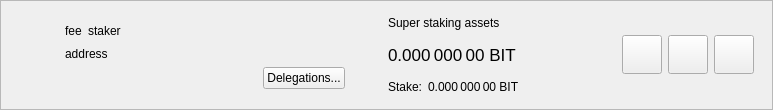
<?xml version="1.0" encoding="UTF-8"?>
<ui version="4.0">
 <class>SuperStakerItemWidget</class>
 <widget class="QWidget" name="SuperStakerItemWidget">
  <property name="geometry">
   <rect>
    <x>0</x>
    <y>0</y>
    <width>773</width>
    <height>110</height>
   </rect>
  </property>
  <property name="sizePolicy">
   <sizepolicy hsizetype="Preferred" vsizetype="Maximum">
    <horstretch>0</horstretch>
    <verstretch>0</verstretch>
   </sizepolicy>
  </property>
  <property name="windowTitle">
   <string>Form</string>
  </property>
  <layout class="QVBoxLayout" name="verticalLayout_2">
   <property name="spacing">
    <number>0</number>
   </property>
   <property name="leftMargin">
    <number>0</number>
   </property>
   <property name="topMargin">
    <number>0</number>
   </property>
   <property name="rightMargin">
    <number>0</number>
   </property>
   <property name="bottomMargin">
    <number>0</number>
   </property>
   <item>
    <widget class="QFrame" name="superStakerItemFrame">
     <property name="frameShape">
      <enum>QFrame::StyledPanel</enum>
     </property>
     <property name="frameShadow">
      <enum>QFrame::Raised</enum>
     </property>
     <layout class="QHBoxLayout" name="horizontalLayout">
      <property name="topMargin">
       <number>0</number>
      </property>
      <property name="bottomMargin">
       <number>0</number>
      </property>
      <item>
       <widget class="QLabel" name="superStakerLogo">
        <property name="sizePolicy">
         <sizepolicy hsizetype="Fixed" vsizetype="Fixed">
          <horstretch>0</horstretch>
          <verstretch>0</verstretch>
         </sizepolicy>
        </property>
        <property name="minimumSize">
         <size>
          <width>40</width>
          <height>40</height>
         </size>
        </property>
        <property name="alignment">
         <set>Qt::AlignCenter</set>
        </property>
       </widget>
      </item>
      <item>
       <widget class="QStackedWidget" name="stackedWidget">
        <property name="currentIndex">
         <number>0</number>
        </property>
        <widget class="QWidget" name="page">
         <layout class="QHBoxLayout" name="horizontalLayout_4">
          <item>
           <layout class="QHBoxLayout" name="horizontalLayout_3">
            <item>
             <layout class="QVBoxLayout" name="verticalLayout">
              <property name="rightMargin">
               <number>15</number>
              </property>
              <item>
               <spacer name="verticalSpacer_2">
                <property name="orientation">
                 <enum>Qt::Vertical</enum>
                </property>
                <property name="sizeHint" stdset="0">
                 <size>
                  <width>20</width>
                  <height>0</height>
                 </size>
                </property>
               </spacer>
              </item>
              <item alignment="Qt::AlignLeft">
               <widget class="QWidget" name="widgetSuperStaker" native="true">
                <property name="minimumSize">
                 <size>
                  <width>280</width>
                  <height>0</height>
                 </size>
                </property>
                <layout class="QHBoxLayout" name="horizontalLayout_2" stretch="0,0,1">
                 <property name="leftMargin">
                  <number>0</number>
                 </property>
                 <property name="topMargin">
                  <number>0</number>
                 </property>
                 <property name="rightMargin">
                  <number>0</number>
                 </property>
                 <property name="bottomMargin">
                  <number>0</number>
                 </property>
                 <item alignment="Qt::AlignLeft">
                  <widget class="QLabel" name="labelFee">
                   <property name="text">
                    <string>fee</string>
                   </property>
                   <property name="textInteractionFlags">
                    <set>Qt::LinksAccessibleByMouse|Qt::TextSelectableByMouse</set>
                   </property>
                  </widget>
                 </item>
                 <item alignment="Qt::AlignLeft">
                  <widget class="QLabel" name="labelStaker">
                   <property name="text">
                    <string>staker</string>
                   </property>
                   <property name="textInteractionFlags">
                    <set>Qt::LinksAccessibleByMouse|Qt::TextSelectableByMouse</set>
                   </property>
                  </widget>
                 </item>
                 <item>
                  <spacer name="horizontalSpacer">
                   <property name="orientation">
                    <enum>Qt::Horizontal</enum>
                   </property>
                   <property name="sizeType">
                    <enum>QSizePolicy::Minimum</enum>
                   </property>
                   <property name="sizeHint" stdset="0">
                    <size>
                     <width>0</width>
                     <height>20</height>
                    </size>
                   </property>
                  </spacer>
                 </item>
                </layout>
               </widget>
              </item>
              <item>
               <widget class="QLabel" name="labelAddress">
                <property name="text">
                 <string>address</string>
                </property>
                <property name="textInteractionFlags">
                 <set>Qt::LinksAccessibleByMouse|Qt::TextSelectableByMouse</set>
                </property>
               </widget>
              </item>
              <item alignment="Qt::AlignRight">
               <widget class="QPushButton" name="buttonDelegations">
                <property name="text">
                 <string>Delegations...</string>
                </property>
               </widget>
              </item>
              <item>
               <spacer name="verticalSpacer">
                <property name="orientation">
                 <enum>Qt::Vertical</enum>
                </property>
                <property name="sizeHint" stdset="0">
                 <size>
                  <width>20</width>
                  <height>0</height>
                 </size>
                </property>
               </spacer>
              </item>
             </layout>
            </item>
            <item>
             <widget class="QWidget" name="vLineAssets" native="true">
              <property name="sizePolicy">
               <sizepolicy hsizetype="Preferred" vsizetype="Preferred">
                <horstretch>0</horstretch>
                <verstretch>0</verstretch>
               </sizepolicy>
              </property>
              <property name="minimumSize">
               <size>
                <width>1</width>
                <height>0</height>
               </size>
              </property>
             </widget>
            </item>
            <item>
             <widget class="QWidget" name="widgetStakingAssets" native="true">
              <property name="sizePolicy">
               <sizepolicy hsizetype="Minimum" vsizetype="Preferred">
                <horstretch>0</horstretch>
                <verstretch>0</verstretch>
               </sizepolicy>
              </property>
              <layout class="QVBoxLayout" name="verticalLayout_3">
               <property name="leftMargin">
                <number>15</number>
               </property>
               <property name="topMargin">
                <number>0</number>
               </property>
               <property name="rightMargin">
                <number>15</number>
               </property>
               <property name="bottomMargin">
                <number>0</number>
               </property>
               <item>
                <widget class="QLabel" name="labelAssetsText">
                 <property name="text">
                  <string>Super staking assets</string>
                 </property>
                 <property name="alignment">
                  <set>Qt::AlignLeading|Qt::AlignLeft|Qt::AlignVCenter</set>
                 </property>
                </widget>
               </item>
               <item>
                <widget class="QLabel" name="labelAssets">
                 <property name="font">
                  <font>
                   <pointsize>13</pointsize>
                  </font>
                 </property>
                 <property name="cursor">
                  <cursorShape>IBeamCursor</cursorShape>
                 </property>
                 <property name="toolTip">
                  <string>Your current spendable balance</string>
                 </property>
                 <property name="text">
                  <string notr="true">0.000 000 00 BIT</string>
                 </property>
                 <property name="alignment">
                  <set>Qt::AlignLeading|Qt::AlignLeft|Qt::AlignVCenter</set>
                 </property>
                 <property name="textInteractionFlags">
                  <set>Qt::LinksAccessibleByMouse|Qt::TextSelectableByMouse</set>
                 </property>
                </widget>
               </item>
               <item>
                <layout class="QHBoxLayout" name="horizontalLayout_6">
                 <property name="spacing">
                  <number>6</number>
                 </property>
                 <item>
                  <widget class="QLabel" name="labelStakeText">
                   <property name="sizePolicy">
                    <sizepolicy hsizetype="Maximum" vsizetype="Preferred">
                     <horstretch>0</horstretch>
                     <verstretch>0</verstretch>
                    </sizepolicy>
                   </property>
                   <property name="text">
                    <string>Stake:</string>
                   </property>
                   <property name="alignment">
                    <set>Qt::AlignLeading|Qt::AlignLeft|Qt::AlignVCenter</set>
                   </property>
                  </widget>
                 </item>
                 <item>
                  <widget class="QLabel" name="labelStake">
                   <property name="text">
                    <string>0.000 000 00 BIT</string>
                   </property>
                   <property name="alignment">
                    <set>Qt::AlignLeading|Qt::AlignLeft|Qt::AlignVCenter</set>
                   </property>
                   <property name="textInteractionFlags">
                    <set>Qt::LinksAccessibleByMouse|Qt::TextSelectableByMouse</set>
                   </property>
                  </widget>
                 </item>
                 <item>
                  <spacer name="horizontalSpacer_4">
                   <property name="orientation">
                    <enum>Qt::Horizontal</enum>
                   </property>
                   <property name="sizeType">
                    <enum>QSizePolicy::Minimum</enum>
                   </property>
                   <property name="sizeHint" stdset="0">
                    <size>
                     <width>0</width>
                     <height>0</height>
                    </size>
                   </property>
                  </spacer>
                 </item>
                </layout>
               </item>
              </layout>
             </widget>
            </item>
            <item>
             <spacer name="horizontalSpacer_2">
              <property name="orientation">
               <enum>Qt::Horizontal</enum>
              </property>
              <property name="sizeHint" stdset="0">
               <size>
                <width>0</width>
                <height>20</height>
               </size>
              </property>
             </spacer>
            </item>
            <item>
             <widget class="QToolButton" name="buttonConfig">
              <property name="text">
               <string/>
              </property>
              <property name="iconSize">
               <size>
                <width>32</width>
                <height>32</height>
               </size>
              </property>
             </widget>
            </item>
            <item>
             <widget class="QToolButton" name="buttonSplit">
              <property name="text">
               <string/>
              </property>
              <property name="iconSize">
               <size>
                <width>32</width>
                <height>32</height>
               </size>
              </property>
             </widget>
            </item>
            <item>
             <widget class="QToolButton" name="buttonRemove">
              <property name="text">
               <string/>
              </property>
              <property name="iconSize">
               <size>
                <width>32</width>
                <height>32</height>
               </size>
              </property>
             </widget>
            </item>
           </layout>
          </item>
         </layout>
        </widget>
        <widget class="QWidget" name="page_2">
         <layout class="QHBoxLayout" name="horizontalLayout_5">
          <item>
           <widget class="QLabel" name="labelNewSuperStaker">
            <property name="text">
             <string>Add new super stakers</string>
            </property>
           </widget>
          </item>
          <item>
           <spacer name="horizontalSpacer_3">
            <property name="orientation">
             <enum>Qt::Horizontal</enum>
            </property>
            <property name="sizeHint" stdset="0">
             <size>
              <width>408</width>
              <height>20</height>
             </size>
            </property>
           </spacer>
          </item>
          <item>
           <widget class="QToolButton" name="buttonRestore">
            <property name="text">
             <string/>
            </property>
            <property name="iconSize">
             <size>
              <width>32</width>
              <height>32</height>
             </size>
            </property>
           </widget>
          </item>
          <item>
           <widget class="QToolButton" name="buttonAdd">
            <property name="text">
             <string/>
            </property>
            <property name="iconSize">
             <size>
              <width>32</width>
              <height>32</height>
             </size>
            </property>
           </widget>
          </item>
         </layout>
        </widget>
       </widget>
      </item>
     </layout>
    </widget>
   </item>
  </layout>
 </widget>
 <resources/>
 <connections/>
</ui>
